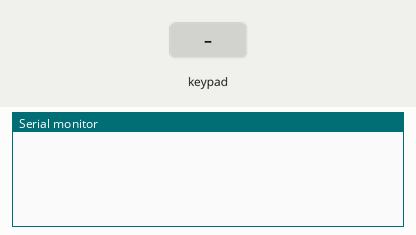
Recording of a sketch running on a simulated Arduino Uno, built with avr-gcc and run on an emulated ATmega328P. Shown: the last lines printed to the serial monitor. The inputs (shaded band) are chosen by the test bench.

Above: at 1.2 s.
1.3 s: key '1' pressed
At 1.9 s:
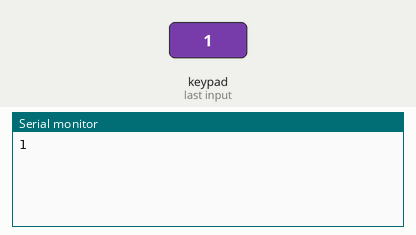
2.8 s: keypad keys 2 3 4 5 # pressed 0.4 s apart
At 5.6 s:
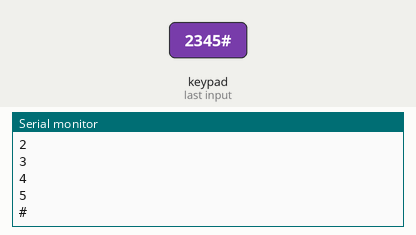
6.3 s: key '*' pressed
At 7.0 s:
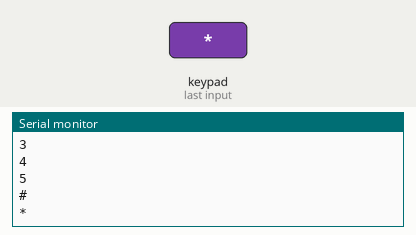
7.8 s: keypad keys 6 7 8 pressed 0.4 s apart
At 9.9 s:
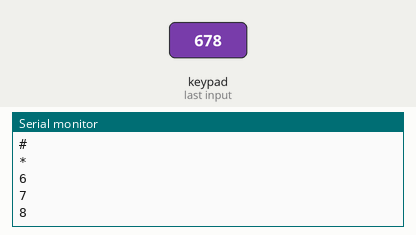
Timing chart, 0 to 11.4 s (numbered marks = the images above; inputs shaded):
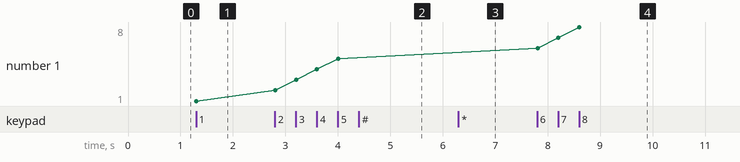

Measured:
- after the input at 1.3 s, the serial monitor: prints a new line at once (image 1)
- after the input at 2.8 s, the serial monitor: prints a new line at once (image 2)
- after the input at 6.3 s, the serial monitor: prints a new line at once (image 3)
- after the input at 7.8 s, the serial monitor: prints a new line at once (image 4)
- plotted number 1: 1 → 5 after the input at 2.8 s, 5 → 8 after the input at 7.8 s

The sketch:

tus_takimi_1__2_.ino
```cpp
// tuştakımının pinlerini tuşlar size bakacak şekilde soldan sağa doğru
// 2-3-4-5-6-7-8 sıralamasında arduinoya bağlayınız.
#include <Keypad.h>
const byte SAT = 4; //4 satır
const byte SUT = 3; //3 sütun
char keys[SAT][SUT] = {
                        {'1','2','3'},
                        {'4','5','6'},
                        {'7','8','9'},
                        {'*','0','#'}
};
byte satPinleri[SAT] = {2, 3, 4, 5}; //satır pinlerini arduinoya bağlayın
byte sutPinleri[SUT] = {6, 7, 8};    //sütun pinlerini arduinoya bağlayın

Keypad keypad = Keypad( makeKeymap(keys), satPinleri, sutPinleri, SAT, SUT );

void setup(){
  Serial.begin(9600);
}

void loop(){
  char tus = keypad.getKey();
  if (tus) Serial.println(tus);
}
```
